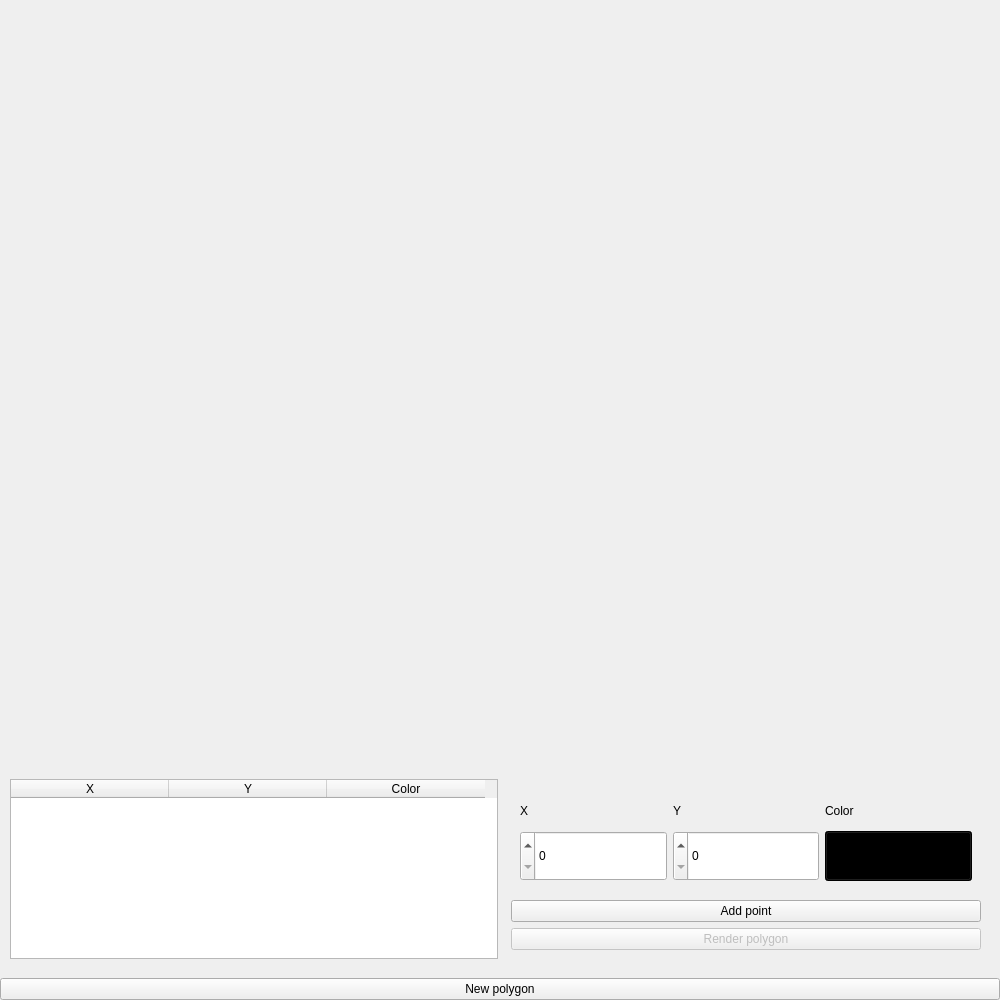
<?xml version="1.0" encoding="UTF-8"?>
<ui version="4.0">
 <class>MainWindow</class>
 <widget class="QMainWindow" name="MainWindow">
  <property name="geometry">
   <rect>
    <x>0</x>
    <y>0</y>
    <width>1000</width>
    <height>1000</height>
   </rect>
  </property>
  <property name="sizePolicy">
   <sizepolicy hsizetype="Fixed" vsizetype="Fixed">
    <horstretch>0</horstretch>
    <verstretch>0</verstretch>
   </sizepolicy>
  </property>
  <property name="minimumSize">
   <size>
    <width>1000</width>
    <height>1000</height>
   </size>
  </property>
  <property name="maximumSize">
   <size>
    <width>1000</width>
    <height>1000</height>
   </size>
  </property>
  <property name="windowTitle">
   <string>MainWindow</string>
  </property>
  <widget class="QWidget" name="centralwidget">
   <property name="layoutDirection">
    <enum>Qt::LayoutDirection::RightToLeft</enum>
   </property>
   <layout class="QVBoxLayout" name="verticalLayout">
    <property name="spacing">
     <number>0</number>
    </property>
    <property name="leftMargin">
     <number>0</number>
    </property>
    <property name="topMargin">
     <number>0</number>
    </property>
    <property name="rightMargin">
     <number>0</number>
    </property>
    <property name="bottomMargin">
     <number>0</number>
    </property>
    <item>
     <widget class="ActiveArea" name="area" native="true">
      <property name="sizePolicy">
       <sizepolicy hsizetype="Expanding" vsizetype="Expanding">
        <horstretch>0</horstretch>
        <verstretch>0</verstretch>
       </sizepolicy>
      </property>
      <layout class="QVBoxLayout" name="verticalLayout_2">
       <property name="leftMargin">
        <number>0</number>
       </property>
       <property name="rightMargin">
        <number>0</number>
       </property>
       <item>
        <spacer name="verticalSpacer">
         <property name="orientation">
          <enum>Qt::Orientation::Vertical</enum>
         </property>
         <property name="sizeHint" stdset="0">
          <size>
           <width>20</width>
           <height>747</height>
          </size>
         </property>
        </spacer>
       </item>
       <item>
        <widget class="QWidget" name="controlWidget" native="true">
         <property name="sizePolicy">
          <sizepolicy hsizetype="Preferred" vsizetype="Fixed">
           <horstretch>0</horstretch>
           <verstretch>0</verstretch>
          </sizepolicy>
         </property>
         <property name="minimumSize">
          <size>
           <width>0</width>
           <height>200</height>
          </size>
         </property>
         <property name="maximumSize">
          <size>
           <width>16777215</width>
           <height>200</height>
          </size>
         </property>
         <layout class="QHBoxLayout" name="horizontalLayout">
          <property name="spacing">
           <number>4</number>
          </property>
          <property name="leftMargin">
           <number>10</number>
          </property>
          <property name="topMargin">
           <number>10</number>
          </property>
          <property name="rightMargin">
           <number>10</number>
          </property>
          <property name="bottomMargin">
           <number>10</number>
          </property>
          <item>
           <widget class="QWidget" name="widget_3" native="true">
            <property name="sizePolicy">
             <sizepolicy hsizetype="Fixed" vsizetype="Preferred">
              <horstretch>0</horstretch>
              <verstretch>0</verstretch>
             </sizepolicy>
            </property>
            <property name="minimumSize">
             <size>
              <width>488</width>
              <height>0</height>
             </size>
            </property>
            <property name="maximumSize">
             <size>
              <width>488</width>
              <height>16777215</height>
             </size>
            </property>
            <layout class="QVBoxLayout" name="verticalLayout_3">
             <item>
              <widget class="QWidget" name="widget_4" native="true">
               <layout class="QHBoxLayout" name="horizontalLayout_2">
                <item>
                 <layout class="QVBoxLayout" name="verticalLayout_6">
                  <item>
                   <widget class="QLabel" name="label_3">
                    <property name="sizePolicy">
                     <sizepolicy hsizetype="Preferred" vsizetype="Fixed">
                      <horstretch>0</horstretch>
                      <verstretch>0</verstretch>
                     </sizepolicy>
                    </property>
                    <property name="minimumSize">
                     <size>
                      <width>0</width>
                      <height>20</height>
                     </size>
                    </property>
                    <property name="text">
                     <string>Color</string>
                    </property>
                   </widget>
                  </item>
                  <item>
                   <widget class="QPushButton" name="colorBtn">
                    <property name="sizePolicy">
                     <sizepolicy hsizetype="Minimum" vsizetype="Fixed">
                      <horstretch>0</horstretch>
                      <verstretch>0</verstretch>
                     </sizepolicy>
                    </property>
                    <property name="minimumSize">
                     <size>
                      <width>0</width>
                      <height>50</height>
                     </size>
                    </property>
                    <property name="styleSheet">
                     <string notr="true">background-color:black</string>
                    </property>
                    <property name="text">
                     <string/>
                    </property>
                   </widget>
                  </item>
                 </layout>
                </item>
                <item>
                 <layout class="QVBoxLayout" name="verticalLayout_5">
                  <item>
                   <widget class="QLabel" name="label_2">
                    <property name="sizePolicy">
                     <sizepolicy hsizetype="Preferred" vsizetype="Fixed">
                      <horstretch>0</horstretch>
                      <verstretch>0</verstretch>
                     </sizepolicy>
                    </property>
                    <property name="minimumSize">
                     <size>
                      <width>0</width>
                      <height>20</height>
                     </size>
                    </property>
                    <property name="text">
                     <string>Y</string>
                    </property>
                   </widget>
                  </item>
                  <item>
                   <widget class="QSpinBox" name="ySpin">
                    <property name="minimumSize">
                     <size>
                      <width>0</width>
                      <height>50</height>
                     </size>
                    </property>
                   </widget>
                  </item>
                 </layout>
                </item>
                <item>
                 <layout class="QVBoxLayout" name="verticalLayout_4">
                  <item>
                   <widget class="QLabel" name="label">
                    <property name="sizePolicy">
                     <sizepolicy hsizetype="Preferred" vsizetype="Fixed">
                      <horstretch>0</horstretch>
                      <verstretch>0</verstretch>
                     </sizepolicy>
                    </property>
                    <property name="minimumSize">
                     <size>
                      <width>0</width>
                      <height>20</height>
                     </size>
                    </property>
                    <property name="text">
                     <string>X</string>
                    </property>
                   </widget>
                  </item>
                  <item>
                   <widget class="QSpinBox" name="xSpin">
                    <property name="minimumSize">
                     <size>
                      <width>0</width>
                      <height>50</height>
                     </size>
                    </property>
                   </widget>
                  </item>
                 </layout>
                </item>
               </layout>
              </widget>
             </item>
             <item>
              <widget class="QPushButton" name="pointBtn">
               <property name="text">
                <string>Add point</string>
               </property>
              </widget>
             </item>
             <item>
              <widget class="QPushButton" name="finishBtn">
               <property name="enabled">
                <bool>false</bool>
               </property>
               <property name="text">
                <string>Render polygon</string>
               </property>
               <property name="checkable">
                <bool>false</bool>
               </property>
               <property name="flat">
                <bool>false</bool>
               </property>
              </widget>
             </item>
            </layout>
           </widget>
          </item>
          <item>
           <widget class="QTableWidget" name="table">
            <property name="sizePolicy">
             <sizepolicy hsizetype="Fixed" vsizetype="Expanding">
              <horstretch>0</horstretch>
              <verstretch>0</verstretch>
             </sizepolicy>
            </property>
            <property name="minimumSize">
             <size>
              <width>488</width>
              <height>0</height>
             </size>
            </property>
            <property name="maximumSize">
             <size>
              <width>488</width>
              <height>16777215</height>
             </size>
            </property>
            <property name="layoutDirection">
             <enum>Qt::LayoutDirection::LeftToRight</enum>
            </property>
            <property name="autoFillBackground">
             <bool>false</bool>
            </property>
            <property name="horizontalScrollBarPolicy">
             <enum>Qt::ScrollBarPolicy::ScrollBarAlwaysOff</enum>
            </property>
            <property name="sizeAdjustPolicy">
             <enum>QAbstractScrollArea::SizeAdjustPolicy::AdjustIgnored</enum>
            </property>
            <property name="autoScroll">
             <bool>false</bool>
            </property>
            <property name="editTriggers">
             <set>QAbstractItemView::EditTrigger::NoEditTriggers</set>
            </property>
            <property name="horizontalScrollMode">
             <enum>QAbstractItemView::ScrollMode::ScrollPerPixel</enum>
            </property>
            <attribute name="horizontalHeaderDefaultSectionSize">
             <number>158</number>
            </attribute>
            <column>
             <property name="text">
              <string>X</string>
             </property>
            </column>
            <column>
             <property name="text">
              <string>Y</string>
             </property>
            </column>
            <column>
             <property name="text">
              <string>Color</string>
             </property>
            </column>
           </widget>
          </item>
         </layout>
        </widget>
       </item>
      </layout>
     </widget>
    </item>
    <item>
     <widget class="QPushButton" name="newBtn">
      <property name="text">
       <string>New polygon</string>
      </property>
     </widget>
    </item>
   </layout>
  </widget>
 </widget>
 <customwidgets>
  <customwidget>
   <class>ActiveArea</class>
   <extends>QWidget</extends>
   <header>../../../../activearea.h</header>
   <container>1</container>
  </customwidget>
 </customwidgets>
 <resources/>
 <connections/>
</ui>
